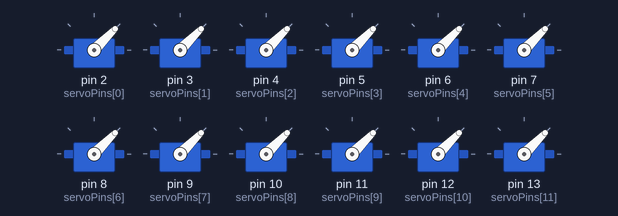
Bench run of a sketch on a simulated Arduino Mega 2560, built with avr-gcc and run on an emulated ATmega2560. On the bench: 12 × servo.

Above: at 0.4 s.
At 4.0 s:
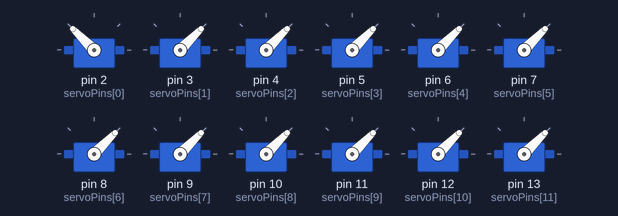
At 4.25 s:
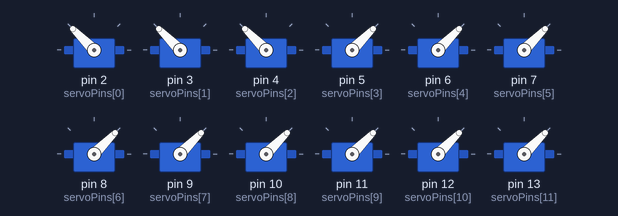
At 4.5 s:
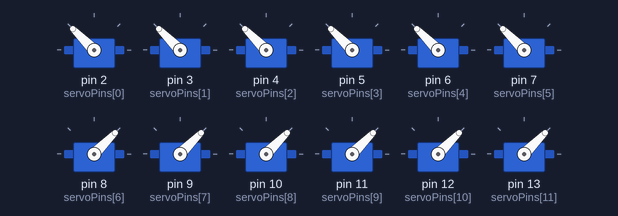
At 5.05 s:
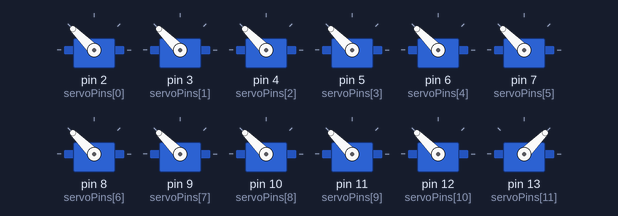
At 7.55 s:
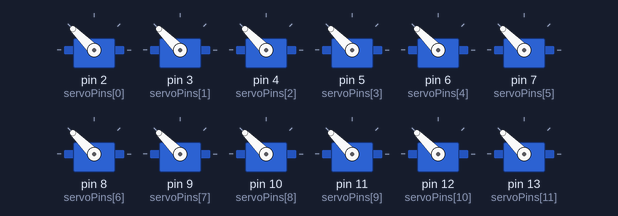
Timing chart, 0 to 9.7 s (numbered marks = the images above):
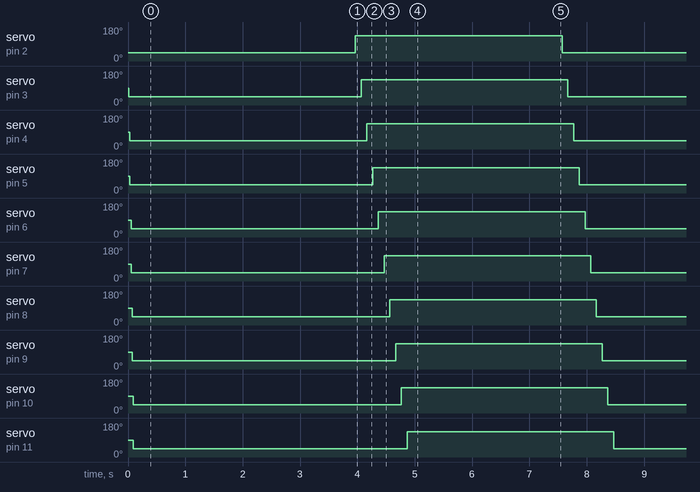

The sketch:

sweep_n_on.ino
```cpp
#include <Servo.h>

//int servoPins[] = {2, 3, 4, 5, 6, 7};
int servoPins[] = {2, 3, 4, 5, 6, 7, 8, 9, 10, 11, 12, 13, 14, 15, 16, 17, 18, 19, 20, 21, 22, 23, 24, 25, 26, 27, 28, 29, 30, 31, 32, 33, 34, 35, 36, 37};
//int lightPins[] = {8, 9, 10, 14, 15, 16};
const int numServos = sizeof(servoPins)/sizeof(int);
//const int numLights = sizeof(lightPins)/sizeof(int);
Servo servos[numServos];  // create servo object to control a servo
                // a maximum of eight servo objects can be created
int pos = 0;    // variable to store the servo position
int act;
int opp;
int angles[] = {45,135};

void setup() {
  for (int i=0; i<numServos; i++) {
    servos[i].attach(servoPins[i]);  // attaches the servos on the pins
  }

  /*
  for (int i=0; i<numLights; i++) {
    pinMode(lightPins[i],OUTPUT);  //set lights to output
    digitalWrite(lightPins[i], LOW); //make sure they are all off
  }
  */

  pos = 45;
  for (int i=0; i<numServos; i++) {
    servos[i].write(pos);              // tell servo to go to 90
    delay(10);
  }
}

void loop() {
  /* continuous (not totally tested) IGNORE THIS
  if(pos == 360){pos = 0;}
  pos = pos + 180;
  act = int(45*sin(pos*(2*PI)/360) + 90);
  opp = int(-45*sin(pos*(2*PI)/360) + 90);

  servos[0].write(act);              // tell servo to go to position in variable 'pos'
  servos[2].write(act);
  servos[4].write(act);

  servos[1].write(opp);
  servos[3].write(opp);
  servos[5].write(opp);
  delay(100);
  STOP IGNORING HERE */
  for(int i=0; i<2; i++) { //loop through angles (45 and -45)
    for(int j=0; j<numServos; j++) { //loop through emitters (servo+light)
      //digitalWrite(lightPins[j], HIGH); //turn light on
      servos[j].write(angles[i]); //set servo to angle
      delay(100); //wait for servo to get there and light to turn on
    }
    //for(int j=0; j<numLights; j++) { //loop through all the lights (This block turns off all the lights)
    //  digitalWrite(lightPins[j], LOW); //turn the light off
    //}
  }
}
```

Measured:
- by itself, servo on pin 2 (servoPins[0]), servo on pin 3 (servoPins[1]), servo on pin 4 (servoPins[2]): alternates 135° for 3.6 s and 45° for 3.6 s
- by itself, servo on pin 5 (servoPins[3]), servo on pin 6 (servoPins[4]), servo on pin 7 (servoPins[5]), servo on pin 8 (servoPins[6]), servo on pin 9 (servoPins[7]), servo on pin 10 (servoPins[8]), servo on pin 11 (servoPins[9]), servo on pin 12 (servoPins[10]), servo on pin 13 (servoPins[11]): repeats every 7.2 s: 135° 3.6 s, 45° 3.6 s
